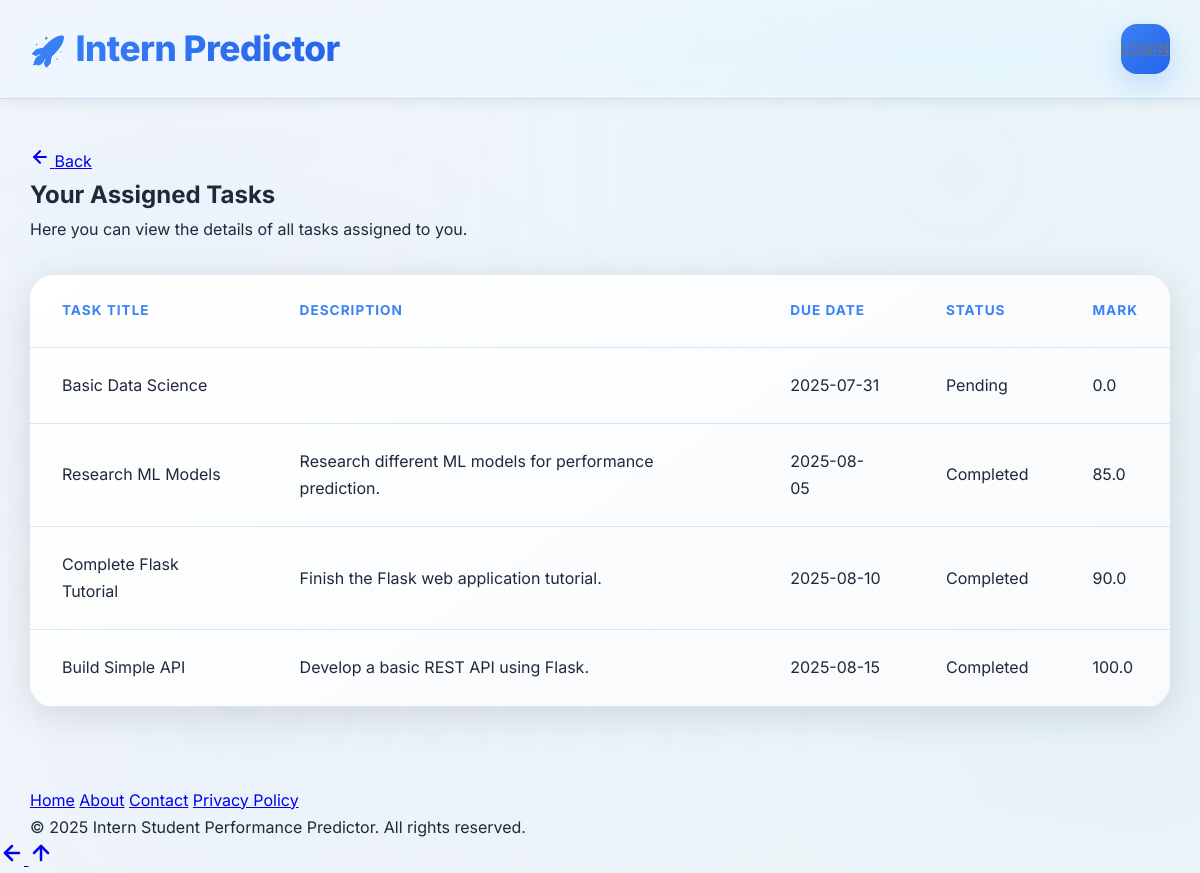
Page /student/tasks (signed in) on the committed database.
### tables this page shows
CREATE TABLE tasks (
            id INTEGER PRIMARY KEY AUTOINCREMENT,
            student_id INTEGER NOT NULL, -- FK to students.id
            course_id INTEGER, -- New: Link task to a course
            title TEXT NOT NULL,
            description TEXT,
            due_date TEXT,
            status TEXT DEFAULT 'pending', -- 'pending', 'completed', 'overdue'
            mark REAL DEFAULT 0, -- Task mark (0-100)
            FOREIGN KEY (student_id) REFERENCES students(id),
            FOREIGN KEY (course_id) REFERENCES courses(id)
        );

### isp/backend/app.py (the view)
@app.route('/student/tasks')
def intern_tasks():
    if not is_intern_logged_in():
        return redirect(url_for('login'))
    conn = sqlite3.connect(DATABASE)
    cursor = conn.cursor()
    cursor.execute("SELECT id FROM students WHERE user_id = ?", (session['user_id'],))
    student_id_row = cursor.fetchone()
    tasks = []
    if student_id_row:
        current_student_db_id = student_id_row[0]
        cursor.execute("SELECT title, description, due_date, status, mark FROM tasks WHERE student_id = ? ORDER BY due_date", (current_student_db_id,))
        tasks = cursor.fetchall()
    conn.close()
    return render_template('intern_tasks.html', username=session['username'], tasks=tasks)

### isp/backend/app.py (called while the page is built)
def is_intern_logged_in():
    return 'role' in session and session['role'] == 'intern'

### isp/backend/templates/intern_tasks.html (shortened to what this page needs)
{% extends "base.html" %}
{% block content %}
    <h2>Your Assigned Tasks</h2>
    <p>Here you can view the details of all tasks assigned to you.</p>
    {% if tasks %}
        <div class="info-section">
            <table>
                <thead>
                    <tr>
                        <th>Task Title</th>
                        <th>Description</th>
                        <th>Due Date</th>
                        <th>Status</th>
                        <th>Mark</th>
                    </tr>
                </thead>
                <tbody>
                    {% for task in tasks %}
                        <tr>
                            <td>{{ task[0] }}</td>
                            <td>{{ task[1] }}</td>
                            <td>{{ task[2] }}</td>
                            <td>{{ task[3]|capitalize }}</td>
                            <td>{{ task[4] if task[4] is not none else 'N/A' }}</td>
                        </tr>
                    {% endfor %}
                </tbody>
            </table>
        </div>
    {% else %}
        <p>No tasks assigned to you yet.</p>
    {% endif %}
{% endblock %}

### isp/backend/static/css/style.css (style rules this page uses)
:root { --admin-bg-dark: #0a0f1a; --admin-bg-secondary: #141a2a; --admin-card-bg: linear-gradient(145deg, rgba(25, 35, 55, 0.95), rgba(20, 30, 48, 0.98)); --admin-border: rgba(59, 130, 246, 0.3); --admin-text-primary: #e2e8f0; --admin-text-secondary: #94a3b8; --admin-accent: #00d4ff; --admin-accent-hover: #00f5ff; --admin-danger: #ff6b6b; --admin-success: #51cf66; --admin-warning: #ffd43b; --admin-purple: #9d4edd; --intern-bg-light: linear-gradient(135deg, #f8fafc 0%, #f1f5f9 100%); --intern-bg-white: #ffffff; --intern-card-bg: linear-gradient(145deg, #ffffff, #f8fafc); --intern-border: rgba(59, 130, 246, 0.2); --intern-text-primary: #1e293b; --intern-text-secondary: #64748b; --intern-accent: #3b82f6; --intern-accent-hover: #2563eb; --intern-danger: #ef4444; --intern-success: #10b981; --intern-warning: #f59e0b; --intern-purple: #8b5cf6; --font-main: 'Inter', system-ui, -apple-system, sans-serif; --shadow-sm: 0 2px 15px rgba(0, 0, 0, 0.08); --shadow-md: 0 8px 40px rgba(0, 0, 0, 0.12); --shadow-lg: 0 20px 60px rgba(0, 0, 0, 0.18); --shadow-accent: 0 10px 30px rgba(59, 130, 246, 0.25); --border-radius-sm: 8px; --border-radius: 16px; --border-radius-lg: 24px; --border-radius-xl: 32px; --glass-bg: rgba(255, 255, 255, 0.1); --glass-border: rgba(255, 255, 255, 0.2); --glass-shadow: 0 8px 32px rgba(0, 0, 0, 0.1); --ease-bounce: cubic-bezier(0.68, -0.55, 0.265, 1.55); --ease-smooth: cubic-bezier(0.4, 0, 0.2, 1); --ease-power: cubic-bezier(0.87, 0, 0.13, 1); }
body[data-role="intern"] { --bg-main: var(--intern-bg-light); --bg-secondary: var(--intern-bg-white); --card-bg: var(--intern-card-bg); --border-color: var(--intern-border); --text-primary: var(--intern-text-primary); --text-secondary: var(--intern-text-secondary); --accent-primary: var(--intern-accent); --accent-hover: var(--intern-accent-hover); --danger-color: var(--intern-danger); --success-color: var(--intern-success); background: radial-gradient(ellipse at 10% 20%, rgba(59, 130, 246, 0.05) 0%, transparent 50%), radial-gradient(ellipse at 90% 80%, rgba(6, 182, 212, 0.05) 0%, transparent 50%), var(--intern-bg-light); color: var(--intern-text-primary); min-height: 100vh; }
* { margin: 0; padding: 0; box-sizing: border-box; }
html { scroll-behavior: smooth; font-size: 16px; }
body { font-family: var(--font-main); line-height: 1.7; font-weight: 400; background-attachment: fixed; min-height: 100vh; transition: all 0.4s var(--ease-smooth); overflow-x: hidden; }
body::before { content: ''; position: fixed; top: 0; left: 0; width: 100%; height: 100%; background: radial-gradient(circle at 20% 80%, rgba(59, 130, 246, 0.05) 0%, transparent 50%), radial-gradient(circle at 80% 20%, rgba(6, 182, 212, 0.05) 0%, transparent 50%); pointer-events: none; z-index: -1; }
table { width: 100%; border-collapse: separate; border-spacing: 0; margin: 2rem 0; background: var(--card-bg); border-radius: var(--border-radius-lg); overflow: hidden; box-shadow: var(--shadow-md); backdrop-filter: blur(20px); }
th, td { padding: 1.5rem 2rem; text-align: left; border-bottom: 1px solid var(--border-color); transition: all 0.3s var(--ease-smooth); }
th { background: linear-gradient(135deg, rgba(var(--accent-primary), 0.1), rgba(var(--accent-hover), 0.05)); font-weight: 700; color: var(--accent-primary); text-transform: uppercase; font-size: 0.85rem; letter-spacing: 1px; position: relative; }
th::after { content: ''; position: absolute; bottom: 0; left: 0; width: 100%; height: 2px; background: linear-gradient(90deg, var(--accent-primary), var(--accent-hover)); transform: scaleX(0); transition: transform 0.4s var(--ease-smooth); }
tbody tr { transition: all 0.4s var(--ease-smooth); position: relative; }

### rows in the picture
tasks: title "Basic Data Science", due_date "2025-07-31", status "Pending", mark "0.0"
tasks: title "Research ML Models", description "Research different ML models for performance prediction.", due_date "2025-08-05", status "Completed", mark "85.0"
tasks: title "Complete Flask Tutorial", description "Finish the Flask web application tutorial.", due_date "2025-08-10", status "Completed", mark "90.0"
tasks: title "Build Simple API", description "Develop a basic REST API using Flask.", due_date "2025-08-15", status "Completed", mark "100.0"
